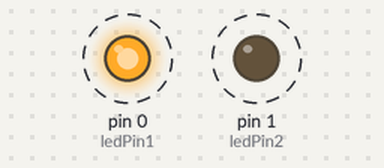
Simulated run of this sketch. Board: Arduino Uno, built with avr-gcc and run on an emulated ATmega328P. Parts: output pins drawn as LEDs (lit = HIGH). Dashed ring = blinking.

Above: at 0.5 s.
Timing chart, 0 to 4.6 s (numbered marks = the images above):
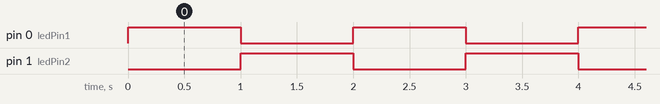

Measured:
- by itself, pin 0 (ledPin1), pin 1 (ledPin2): alternates HIGH for 1.0 s and LOW for 1.0 s

The sketch:

Job6_2.ino
```cpp
int ledPin1 = 0;
int ledPin2 = 1;
void setup() {
  // put your setup code here, to run once:
  pinMode(ledPin1, OUTPUT);
  pinMode(ledPin2, OUTPUT);
}

void loop() {
  // put your main code here, to run repeatedly:
  digitalWrite(ledPin1, HIGH);
  digitalWrite(ledPin2, LOW);
  delay(1000);

  digitalWrite(ledPin1, LOW);
  digitalWrite(ledPin2, HIGH);
  delay(1000);
}
```
